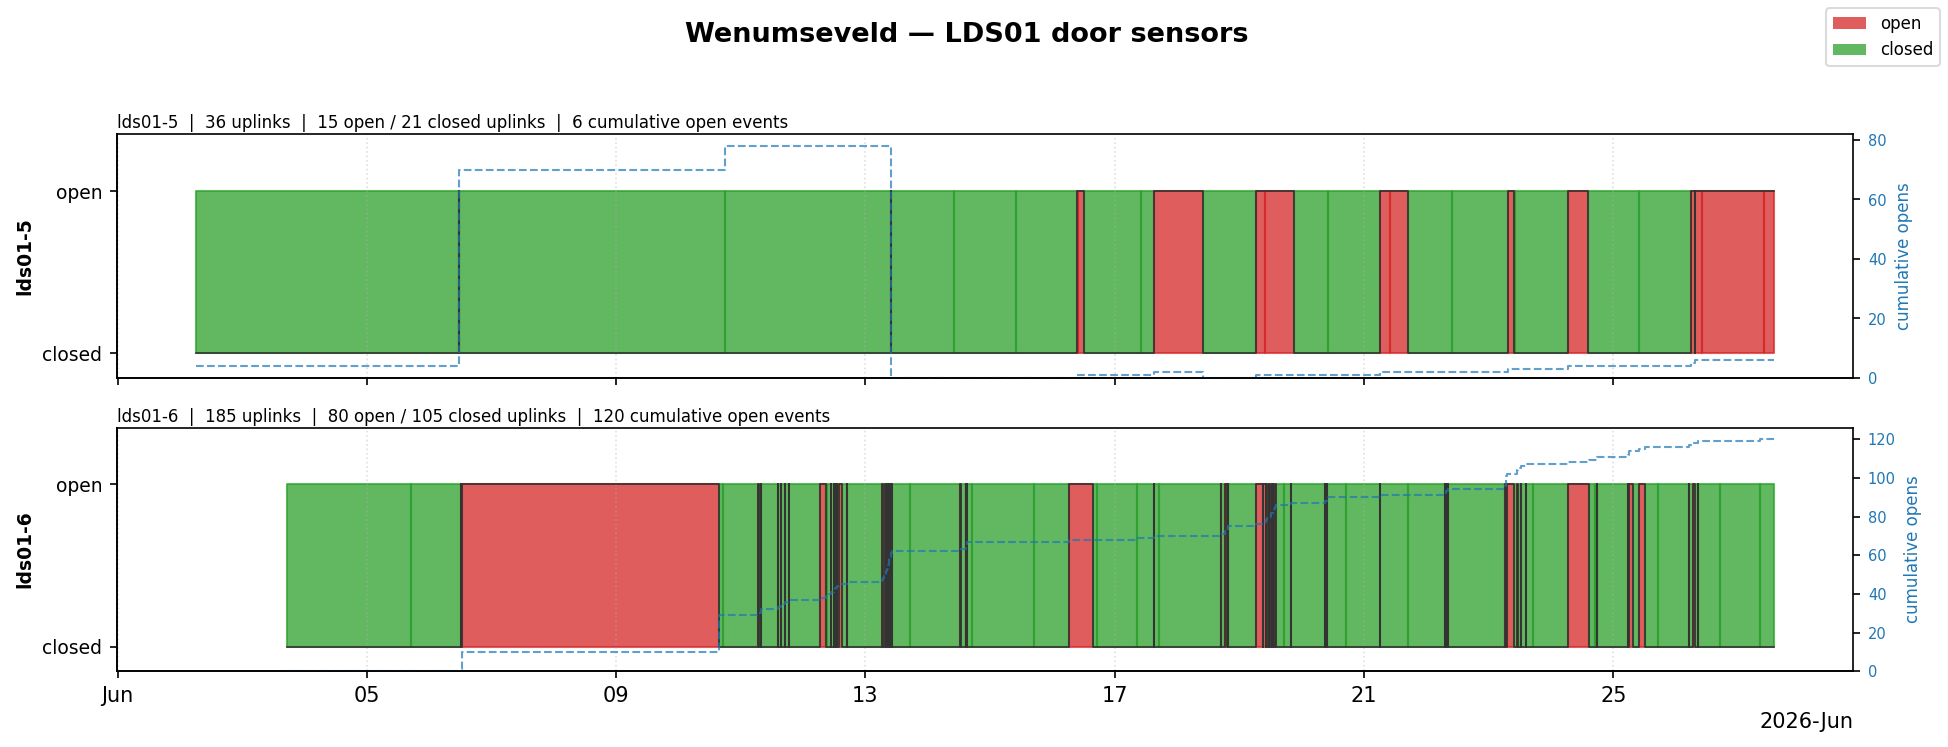

This chart was generated by the following Python code:
"""Plot door open/closed state for LDS01 sensors from the Wenumseveld MySQL database."""

import sys
import mysql.connector
import matplotlib.pyplot as plt
import matplotlib.dates as mdates
from datetime import datetime

DB = dict(host="192.168.20.232", user="wenumseveld", password="wenumseveld",
          database="wenumseveld", connect_timeout=15)

SENSORS = ["lds01-5", "lds01-6"]
OUT = "model/plot_lds_doors.png"


def fetch(cur, sensor):
    cur.execute("""
        SELECT dateTime, doorStatus, doorOpenTimes
        FROM wenumseveld
        WHERE sensor = %s
        ORDER BY dateTime
    """, (sensor,))
    rows = cur.fetchall()
    times  = [r[0] for r in rows]
    status = [r[1] for r in rows]
    opens  = [r[2] for r in rows]
    return times, status, opens


cn  = mysql.connector.connect(**DB)
cur = cn.cursor()

fig, axes = plt.subplots(len(SENSORS), 1, figsize=(13, 5), sharex=True)
fig.suptitle("Wenumseveld — LDS01 door sensors", fontsize=13, fontweight="bold")

for ax, sensor in zip(axes, SENSORS):
    times, status, opens = fetch(cur, sensor)

    # Extend the step trace to "now" so the last state is visible
    if times:
        times  = times  + [datetime(2026, 6, 27, 14, 0)]
        status = status + [status[-1]]
        opens  = opens  + [opens[-1]]

    # Step fill: red = open (1), green = closed (0)
    for i in range(len(times) - 1):
        color = "#d62728" if status[i] == 1 else "#2ca02c"
        ax.fill_between([times[i], times[i+1]], [0, 0], [1, 1],
                        step="post", color=color, alpha=0.75)

    ax.step(times, status, where="post", color="#333333", linewidth=0.8)

    # Cumulative open count on right axis
    ax2 = ax.twinx()
    ax2.step(times, opens, where="post", color="#1f77b4",
             linewidth=1.0, linestyle="--", alpha=0.7)
    ax2.set_ylabel("cumulative opens", color="#1f77b4", fontsize=8)
    ax2.tick_params(axis="y", labelcolor="#1f77b4", labelsize=7)
    ax2.set_ylim(bottom=0)

    total_open  = sum(1 for s in status[:-1] if s == 1)
    total_close = sum(1 for s in status[:-1] if s == 0)
    n_open_events = opens[-1] if opens else 0

    ax.set_ylim(-0.15, 1.35)
    ax.set_yticks([0, 1])
    ax.set_yticklabels(["closed", "open"], fontsize=9)
    ax.set_ylabel(sensor, fontsize=9, fontweight="bold")
    ax.set_title(
        f"{sensor}  |  {len(times)-1} uplinks  |  "
        f"{total_open} open / {total_close} closed uplinks  |  "
        f"{n_open_events} cumulative open events",
        fontsize=8, loc="left", pad=3,
    )
    ax.grid(axis="x", linestyle=":", alpha=0.4)
    ax.spines[["top", "right"]].set_visible(False)

cur.close(); cn.close()

# X-axis formatting
locator = mdates.AutoDateLocator()
formatter = mdates.ConciseDateFormatter(locator)
axes[-1].xaxis.set_major_locator(locator)
axes[-1].xaxis.set_major_formatter(formatter)
fig.autofmt_xdate(rotation=0, ha="center")

# Legend patches
from matplotlib.patches import Patch
legend_elements = [
    Patch(facecolor="#d62728", alpha=0.75, label="open"),
    Patch(facecolor="#2ca02c", alpha=0.75, label="closed"),
]
fig.legend(handles=legend_elements, loc="upper right", fontsize=8, framealpha=0.7)

plt.tight_layout(rect=[0, 0, 1, 0.95])
plt.savefig(OUT, dpi=150, bbox_inches="tight")
print(f"Saved {OUT}")
